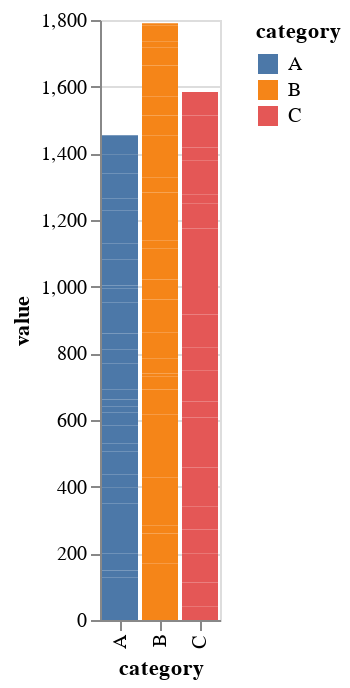

Notebook cell for this chart:
### Code cell
# Bar chart - compares values across categories
bar = alt.Chart(data).mark_bar().encode(
    x='category:N',
    y='value:Q',
    color='category:N'
)
bar

### Figure 1 — Vega-Lite specification as saved in the notebook (floating-point values rounded to 4 significant figures)
{"config": {"view": {"continuousWidth": 300, "continuousHeight": 300}}, "data": {"name": "data-3f135e37e5dc61ca039f0f01b2917013"}, "mark": {"type": "bar"}, "encoding": {"color": {"field": "category", "type": "nominal"}, "x": {"field": "category", "type": "nominal"}, "y": {"field": "value", "type": "quantitative"}}, "$schema": "https://vega.github.io/schema/vega-lite/v5.20.1.json", "datasets": {"data-3f135e37e5dc61ca039f0f01b2917013": [{"x": 0.4967, "y": -1.415, "category": "B", "size": 20.81, "value": 83.7}, {"x": -0.1383, "y": -0.4206, "category": "B", "size": 40.77, "value": 86.69}, {"x": 0.6477, "y": -0.3427, "category": "A", "size": 18.26, "value": 83.85}, {"x": 1.523, "y": -0.8023, "category": "A", "size": 18.47, "value": 42.61}, {"x": -0.2342, "y": -0.1613, "category": "A", "size": 38.03, "value": 22.26}, {"x": -0.2341, "y": 0.4041, "category": "C", "size": 98.16, "value": 39.67}, {"x": 1.579, "y": 1.886, "category": "B", "size": 25.78, "value": 89.19}, {"x": 0.7674, "y": 0.1746, "category": "C", "size": 11.54, "value": 14.66}, {"x": -0.4695, "y": 0.2576, "category": "A", "size": 78.7, "value": 51.33}, {"x": 0.5426, "y": -0.07445, "category": "B", "size": 82.62, "value": 23.32}, {"x": -0.4634, "y": -1.919, "category": "C", "size": 41.17, "value": 58.13}, {"x": -0.4657, "y": -0.02651, "category": "B", "size": 51.82, "value": 86.31}, {"x": 0.242, "y": 0.06023, "category": "C", "size": 68.48, "value": 88.04}, {"x": -1.913, "y": 2.463, "category": "B", "size": 14.33, "value": 23.67}, {"x": -1.725, "y": -0.1924, "category": "A", "size": 95.42, "value": 90.77}, {"x": -0.5623, "y": 0.3015, "category": "A", "size": 89.8, "value": 59.19}, {"x": -1.013, "y": -0.03471, "category": "B", "size": 33.48, "value": 35.02}, {"x": 0.3142, "y": -1.169, "category": "C", "size": 11.38, "value": 70.82}, {"x": -0.908, "y": 1.143, "category": "A", "size": 94.01, "value": 48.17}, {"x": -1.412, "y": 0.7519, "category": "A", "size": 55.09, "value": 37.8}, {"x": 1.466, "y": 0.791, "category": "A", "size": 58.54, "value": 70.51}, {"x": -0.2258, "y": -0.9094, "category": "B", "size": 71.56, "value": 24.87}, {"x": 0.06753, "y": 1.403, "category": "B", "size": 65.43, "value": 33.03}, {"x": -1.425, "y": -1.402, "category": "C", "size": 94.95, "value": 43.45}, {"x": -0.5444, "y": 0.5869, "category": "C", "size": 94.98, "value": 25.37}, {"x": 0.1109, "y": 2.19, "category": "C", "size": 88.05, "value": 40.52}, {"x": -1.151, "y": -0.9905, "category": "B", "size": 67.28, "value": 57.15}, {"x": 0.3757, "y": -0.5663, "category": "B", "size": 82.09, "value": 74.1}, {"x": -0.6006, "y": 0.09965, "category": "C", "size": 70.95, "value": 76.72}, {"x": -0.2917, "y": -0.5035, "category": "C", "size": 61.6, "value": 82.28}, {"x": -0.6017, "y": -1.551, "category": "B", "size": 21.57, "value": 74.42}, {"x": 1.852, "y": 0.06856, "category": "C", "size": 83.01, "value": 68.1}, {"x": -0.0135, "y": -1.062, "category": "A", "size": 83.86, "value": 23.75}, {"x": -1.058, "y": 0.4736, "category": "B", "size": 66.33, "value": 40.02}, {"x": 0.8225, "y": -0.9194, "category": "C", "size": 83.84, "value": 47.77}, {"x": -1.221, "y": 1.55, "category": "B", "size": 68.63, "value": 8.289}, {"x": 0.2089, "y": -0.7833, "category": "A", "size": 28.6, "value": 52.84}, {"x": -1.96, "y": -0.3221, "category": "B", "size": 34.66, "value": 43.63}, {"x": -1.328, "y": 0.8135, "category": "B", "size": 29.31, "value": 80.21}, {"x": 0.1969, "y": -1.231, "category": "B", "size": 43.95, "value": 97.79}, {"x": 0.7385, "y": 0.2275, "category": "B", "size": 13.51, "value": 55.6}, {"x": 0.1714, "y": 1.307, "category": "A", "size": 65.64, "value": 32.27}, {"x": -0.1156, "y": -1.607, "category": "B", "size": 40.29, "value": 4.34}, {"x": -0.3011, "y": 0.1846, "category": "B", "size": 69.02, "value": 92.46}, {"x": -1.479, "y": 0.2599, "category": "C", "size": 44.69, "value": 91.91}, {"x": -0.7198, "y": 0.7818, "category": "B", "size": 71.35, "value": 25.3}, {"x": -0.4606, "y": -1.237, "category": "C", "size": 40.66, "value": 69.54}, {"x": 1.057, "y": -1.32, "category": "A", "size": 33.46, "value": 7.543}, {"x": 0.3436, "y": 0.5219, "category": "A", "size": 54.64, "value": 16.62}, {"x": -1.763, "y": 0.297, "category": "A", "size": 72.36, "value": 21.68}, {"x": 0.3241, "y": 0.2505, "category": "A", "size": 41.35, "value": 29.45}, {"x": -0.3851, "y": 0.3464, "category": "C", "size": 94.3, "value": 99.58}, {"x": -0.6769, "y": -0.68, "category": "B", "size": 13.53, "value": 69.69}, {"x": 0.6117, "y": 0.2323, "category": "A", "size": 47.62, "value": 38.42}, {"x": 1.031, "y": 0.2931, "category": "B", "size": 97.08, "value": 73.71}, {"x": 0.9313, "y": -0.7144, "category": "C", "size": 59.32, "value": 91.53}, {"x": -0.8392, "y": 1.866, "category": "C", "size": 48.11, "value": 95.87}, {"x": -0.3092, "y": 0.4738, "category": "C", "size": 61.17, "value": 5.786}, {"x": 0.3313, "y": -1.191, "category": "A", "size": 61.83, "value": 39.45}, {"x": 0.9755, "y": 0.6566, "category": "B", "size": 75.85, "value": 10.68}, {"x": -0.4792, "y": -0.9747, "category": "B", "size": 21.49, "value": 33.57}, {"x": -0.1857, "y": 0.7871, "category": "B", "size": 32.5, "value": 16.97}, {"x": -1.106, "y": 1.159, "category": "C", "size": 62.25, "value": 64.68}, {"x": -1.196, "y": -0.8207, "category": "A", "size": 88.04, "value": 38.83}, {"x": 0.8125, "y": 0.9634, "category": "C", "size": 60.57, "value": 22.94}, {"x": 1.356, "y": 0.4128, "category": "C", "size": 31.47, "value": 26.59}, {"x": -0.07201, "y": 0.8221, "category": "B", "size": 71.19, "value": 36.03}, {"x": 1.004, "y": 1.897, "category": "C", "size": 76.59, "value": 25.99}, {"x": 0.3616, "y": -0.2454, "category": "B", "size": 31.44, "value": 45.32}, {"x": -0.6451, "y": -0.7537, "category": "A", "size": 44.0, "value": 3.232}, {"x": 0.3614, "y": -0.8895, "category": "B", "size": 58.09, "value": 27.98}, {"x": 1.538, "y": -0.8158, "category": "A", "size": 54.69, "value": 41.12}, {"x": -0.03583, "y": -0.0771, "category": "B", "size": 45.07, "value": 60.28}, {"x": 1.565, "y": 0.3412, "category": "C", "size": 36.79, "value": 27.1}, {"x": -2.62, "y": 0.2767, "category": "C", "size": 19.0, "value": 13.32}, {"x": 0.8219, "y": 0.8272, "category": "A", "size": 14.81, "value": 7.62}, {"x": 0.08705, "y": 0.013, "category": "A", "size": 96.27, "value": 94.05}, {"x": -0.299, "y": 1.454, "category": "A", "size": 86.24, "value": 41.66}, {"x": 0.09176, "y": -0.2647, "category": "B", "size": 41.94, "value": 58.12}, {"x": -1.988, "y": 2.72, "category": "B", "size": 96.11, "value": 91.92}, {"x": -0.2197, "y": 0.6257, "category": "A", "size": 70.91, "value": 8.275}, {"x": 0.3571, "y": -0.8572, "category": "C", "size": 53.43, "value": 87.67}, {"x": 1.478, "y": -1.071, "category": "B", "size": 54.37, "value": 55.16}, {"x": -0.5183, "y": 0.4825, "category": "B", "size": 17.5, "value": 16.48}, {"x": -0.8085, "y": -0.2235, "category": "B", "size": 18.25, "value": 41.13}, {"x": -0.5018, "y": 0.714, "category": "A", "size": 64.22, "value": 77.76}, {"x": 0.9154, "y": 0.4732, "category": "A", "size": 59.83, "value": 48.04}, {"x": 0.3288, "y": -0.07283, "category": "A", "size": 29.15, "value": 98.53}, {"x": -0.5298, "y": -0.8468, "category": "A", "size": 95.16, "value": 37.67}, {"x": 0.5133, "y": -1.515, "category": "A", "size": 80.32, "value": 74.96}, {"x": 0.09708, "y": -0.4465, "category": "C", "size": 20.21, "value": 39.3}, {"x": 0.9686, "y": 0.8564, "category": "C", "size": 93.78, "value": 82.92}, {"x": -0.7021, "y": 0.2141, "category": "A", "size": 97.68, "value": 56.91}, {"x": -0.3277, "y": -1.246, "category": "B", "size": 99.63, "value": 6.351}, {"x": -0.3921, "y": 0.1732, "category": "A", "size": 15.03, "value": 3.682}, {"x": -1.464, "y": 0.3853, "category": "C", "size": 76.33, "value": 13.39}, {"x": 0.2961, "y": -0.8839, "category": "C", "size": 59.13, "value": 1.367}, {"x": 0.2611, "y": 0.1537, "category": "B", "size": 73.52, "value": 7.536}, {"x": 0.005113, "y": 0.05821, "category": "C", "size": 97.18, "value": 69.17}, {"x": -0.2346, "y": -1.143, "category": "A", "size": 71.92, "value": 53.43}]}}
